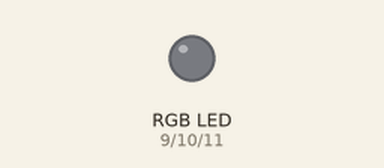
This sketch was run on a simulated Arduino Uno, built with avr-gcc and run on an emulated ATmega328P. On the bench: an RGB LED mixed from three pins (HIGH = lit).

Above: at 0.5 s.
At 1.5 s:
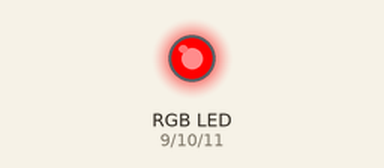
At 2.5 s:
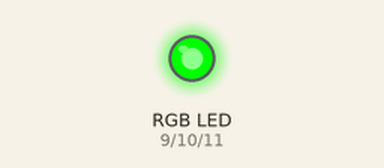
At 3.5 s:
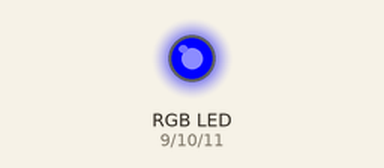
Timing chart, 0 to 5.2 s (numbered marks = the images above):
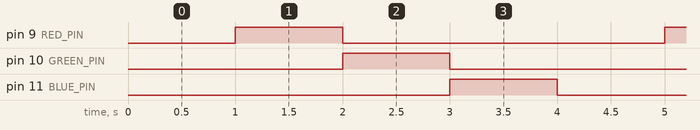

The sketch:

Lab3.ino
```cpp
//Mixing color with RGB LED

int RED_PIN = 9;
int GREEN_PIN = 10;
int BLUE_PIN = 11;

int DISPLAY_TIME = 100;  //milliseconds

int RED = 255;
int GREEN = 155;
int BLUE = 117;

void setup()
{
  Serial.begin(57600);
  pinMode(RED_PIN, OUTPUT);
  pinMode(GREEN_PIN, OUTPUT);
  pinMode(BLUE_PIN, OUTPUT);
}

void loop()
{
  mainColors();
  //subColors();
  //showSpectrum();
  //ownColor();
}

void ownColor()
{
  analogWrite(RED_PIN, RED);
  analogWrite(BLUE_PIN, GREEN);
  analogWrite(GREEN_PIN, BLUE);
}
```

MainColor.ino
```cpp
void mainColors()
{
  // Off (all LEDs off):
  digitalWrite(RED_PIN, LOW);
  digitalWrite(GREEN_PIN, LOW);
  digitalWrite(BLUE_PIN, LOW);
  delay(1000);

  // Red (turn just the red LED on):
  digitalWrite(RED_PIN, HIGH);
  digitalWrite(GREEN_PIN, LOW);
  digitalWrite(BLUE_PIN, LOW);
  delay(1000);

  // Green (turn just the green LED on):
  digitalWrite(RED_PIN, LOW);
  digitalWrite(GREEN_PIN, HIGH);
  digitalWrite(BLUE_PIN, LOW);
  delay(1000);

  // Blue (turn just the blue LED on):
  digitalWrite(RED_PIN, LOW);
  digitalWrite(GREEN_PIN, LOW);
  digitalWrite(BLUE_PIN, HIGH);
  delay(1000);
}
```

SubColor.ino
```cpp
void subColors()
{
  // Off (all LEDs off):
  digitalWrite(RED_PIN, LOW);
  digitalWrite(GREEN_PIN, LOW);
  digitalWrite(BLUE_PIN, LOW);
  delay(1000);

  // Yellow (turn red and green on):
  digitalWrite(RED_PIN, HIGH);
  digitalWrite(GREEN_PIN, HIGH);
  digitalWrite(BLUE_PIN, LOW);
  delay(1000);

  // Cyan (turn green and blue on):
  digitalWrite(RED_PIN, LOW);
  digitalWrite(GREEN_PIN, HIGH);
  digitalWrite(BLUE_PIN, HIGH);
  delay(1000);

  // Purple (turn red and blue on):
  digitalWrite(RED_PIN, HIGH);
  digitalWrite(GREEN_PIN, LOW);
  digitalWrite(BLUE_PIN, HIGH);
  delay(1000);

  // White (turn all the LEDs on):
  digitalWrite(RED_PIN, HIGH);
  digitalWrite(GREEN_PIN, HIGH);
  digitalWrite(BLUE_PIN, HIGH);
  delay(1000);
}
```

showSpectrum.ino
```cpp
void showSpectrum()
{
  int i;

  for (i = 0; i <= 767; i++)
  {
    showRGB(i);
    delay(10);
  }
}

void showRGB(int color)
{
  int redIntensity;
  int greenIntensity;
  int blueIntensity;

  if (color <= 255)          // zone 1
  {
    redIntensity = 255 - color;    // red goes from on to off
    greenIntensity = color;        // green goes from off to on
    blueIntensity = 0;             // blue is always off
  }
  else if (color <= 511)     // zone 2
  {
    redIntensity = 0;                     // red is always off
    greenIntensity = 255 - (color - 256); // green on to off
    blueIntensity = (color - 256);        // blue off to on
  }
  else // color >= 512       // zone 3
  {
    redIntensity = (color - 512);         // red off to on
    greenIntensity = 0;                   // green is always off
    blueIntensity = 255 - (color - 512);  // blue on to off
  }

  analogWrite(RED_PIN, redIntensity);
  analogWrite(BLUE_PIN, blueIntensity);
  analogWrite(GREEN_PIN, greenIntensity);
}
```

Measured:
- by itself, pin 9 (RED_PIN), pin 10 (GREEN_PIN), pin 11 (BLUE_PIN): alternates HIGH for 1.0 s and LOW for 3.0 s
- by itself, everything shown: repeats every 4.0 s, in 4 steps
